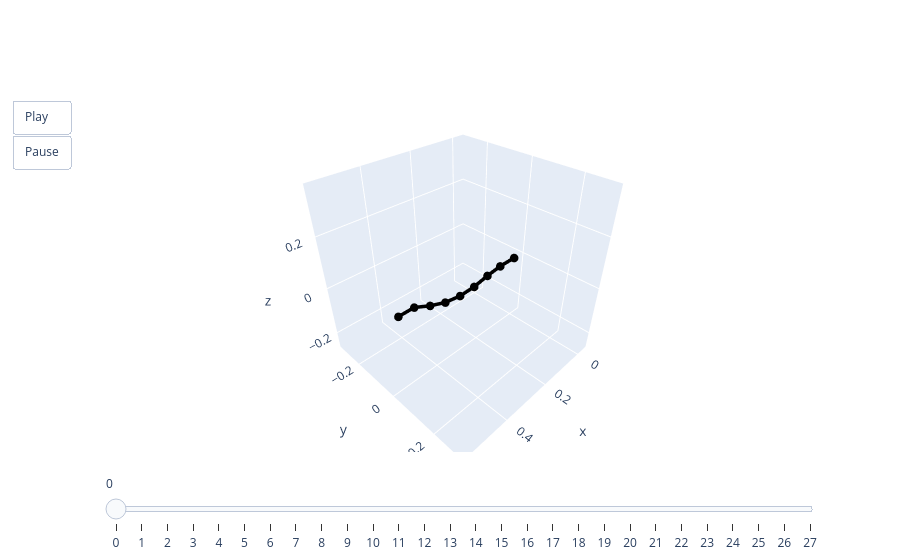

Notebook source saved alongside this figure:
### Code cell
animate(pred[0])

### Figure 1 — Plotly figure (JSON) as saved in the notebook; plotly's stock layout.template omitted (floating-point values rounded to 4 significant figures)
{"data": [{"line": {"color": "black", "width": 7}, "marker": {"size": 5}, "mode": "lines+markers", "type": "scatter3d", "x": [0, 0.07892, 0.1472, 0.2148, 0.2835, 0.3515, 0.4162, 0.4783, 0.5387], "y": [0, 0, 0, 0, 0, 0, 0, 0, 0], "z": [0, 0, -0.008223, -0.0212, -0.02354, -0.013, 0.01039, 0.03981, 0.03981]}], "layout": {"scene": {"aspectmode": "cube", "xaxis": {"autorange": false, "range": [-0.05387, 0.5926]}, "yaxis": {"autorange": false, "range": [-0.3232, 0.3232]}, "zaxis": {"autorange": false, "range": [-0.2712, 0.3753]}}, "sliders": [{"steps": [{"args": [["0"], {"frame": {"duration": 0, "redraw": true}, "mode": "immediate"}], "label": "0", "method": "animate"}, {"args": [["1"], {"frame": {"duration": 0, "redraw": true}, "mode": "immediate"}], "label": "1", "method": "animate"}, {"args": [["2"], {"frame": {"duration": 0, "redraw": true}, "mode": "immediate"}], "label": "2", "method": "animate"}, {"args": [["3"], {"frame": {"duration": 0, "redraw": true}, "mode": "immediate"}], "label": "3", "method": "animate"}, {"args": [["4"], {"frame": {"duration": 0, "redraw": true}, "mode": "immediate"}], "label": "4", "method": "animate"}, {"args": [["5"], {"frame": {"duration": 0, "redraw": true}, "mode": "immediate"}], "label": "5", "method": "animate"}, {"args": [["6"], {"frame": {"duration": 0, "redraw": true}, "mode": "immediate"}], "label": "6", "method": "animate"}, {"args": [["7"], {"frame": {"duration": 0, "redraw": true}, "mode": "immediate"}], "label": "7", "method": "animate"}, {"args": [["8"], {"frame": {"duration": 0, "redraw": true}, "mode": "immediate"}], "label": "8", "method": "animate"}, {"args": [["9"], {"frame": {"duration": 0, "redraw": true}, "mode": "immediate"}], "label": "9", "method": "animate"}, {"args": [["10"], {"frame": {"duration": 0, "redraw": true}, "mode": "immediate"}], "label": "10", "method": "animate"}, {"args": [["11"], {"frame": {"duration": 0, "redraw": true}, "mode": "immediate"}], "label": "11", "method": "animate"}, {"args": [["12"], {"frame": {"duration": 0, "redraw": true}, "mode": "immediate"}], "label": "12", "method": "animate"}, {"args": [["13"], {"frame": {"duration": 0, "redraw": true}, "mode": "immediate"}], "label": "13", "method": "animate"}, {"args": [["14"], {"frame": {"duration": 0, "redraw": true}, "mode": "immediate"}], "label": "14", "method": "animate"}, {"args": [["15"], {"frame": {"duration": 0, "redraw": true}, "mode": "immediate"}], "label": "15", "method": "animate"}, {"args": [["16"], {"frame": {"duration": 0, "redraw": true}, "mode": "immediate"}], "label": "16", "method": "animate"}, {"args": [["17"], {"frame": {"duration": 0, "redraw": true}, "mode": "immediate"}], "label": "17", "method": "animate"}, {"args": [["18"], {"frame": {"duration": 0, "redraw": true}, "mode": "immediate"}], "label": "18", "method": "animate"}, {"args": [["19"], {"frame": {"duration": 0, "redraw": true}, "mode": "immediate"}], "label": "19", "method": "animate"}, {"args": [["20"], {"frame": {"duration": 0, "redraw": true}, "mode": "immediate"}], "label": "20", "method": "animate"}, {"args": [["21"], {"frame": {"duration": 0, "redraw": true}, "mode": "immediate"}], "label": "21", "method": "animate"}, {"args": [["22"], {"frame": {"duration": 0, "redraw": true}, "mode": "immediate"}], "label": "22", "method": "animate"}, {"args": [["23"], {"frame": {"duration": 0, "redraw": true}, "mode": "immediate"}], "label": "23", "method": "animate"}, {"args": [["24"], {"frame": {"duration": 0, "redraw": true}, "mode": "immediate"}], "label": "24", "method": "animate"}, {"args": [["25"], {"frame": {"duration": 0, "redraw": true}, "mode": "immediate"}], "label": "25", "method": "animate"}, {"args": [["26"], {"frame": {"duration": 0, "redraw": true}, "mode": "immediate"}], "label": "26", "method": "animate"}, {"args": [["27"], {"frame": {"duration": 0, "redraw": true}, "mode": "immediate"}], "label": "27", "method": "animate"}]}], "updatemenus": [{"buttons": [{"args": [null, {"frame": {"duration": 50, "redraw": true}, "fromcurrent": true}], "label": "Play", "method": "animate"}, {"args": [[null], {"frame": {"duration": 0, "redraw": true}, "mode": "immediate"}], "label": "Pause", "method": "animate"}], "showactive": false, "type": "buttons"}]}}
